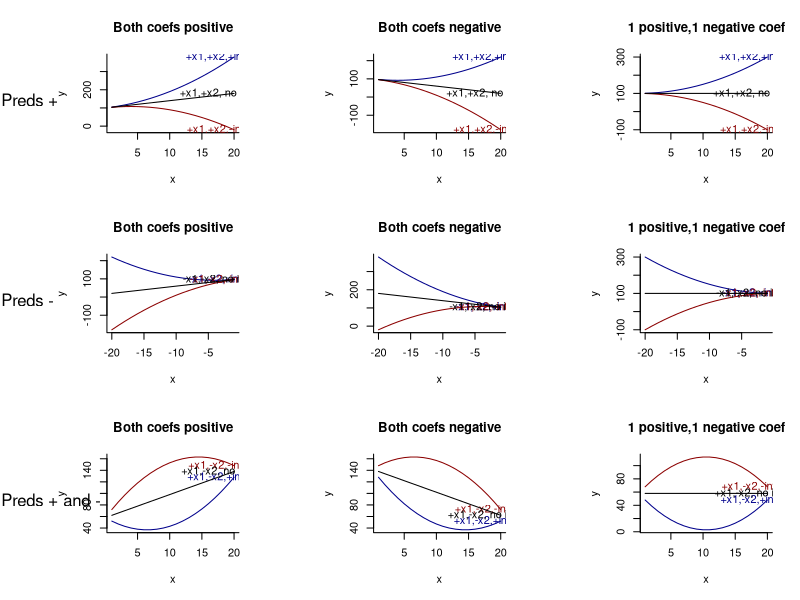

Write R code to recreate this figure.
###Figuring out how interactions work
### March 23,2021

pdf("basicinxnsplot.pdf",height = 12, width =15)
#windows()
par(mfrow=c(3,3), mar=c(5, 8, 4, 2) + 0.1)
x1<-seq(1,20,by=1)
x2<-seq(1,20, by = 1)
b1<- 2
b2<- 2
b3pos<- .5
b3neg<- -.5
int<- 100
ynoint<-int + b1*x1 + b2*x2 
ypos<-int + b1*x1 + b2*x2 + b3pos*(x1*x2)
yneg<-int + b1*x1 + b2*x2 + b3neg*(x1*x2)
plot(x1,ypos, ylim=c(min(c(ypos,yneg,ynoint)),max(c(ypos,yneg,ynoint))),xlim=range(x1),type = "l", col="darkblue",xlab="x",ylab="y", bty="l", main ="Both coefs positive")
text(x1[length(x1)]-2,ypos[length(ypos)],"+x1,+x2,+intxn", col = "darkblue")
lines(x1,yneg,col = "darkred")
text(x1[length(x1)]-2,yneg[length(yneg)],"+x1,+x2,-intxn", col = "darkred")
lines(x1,ynoint,col = "black")
text(x1[length(x1)]-2,ynoint[length(ynoint)],"+x1,+x2, no intxn", col = "black")
mtext("Preds +", side = 2,line = 8, adj = 0, padj =1, las =1)

#x1<-seq(-20,-1, by = 1)
#x2<-seq(-20,-1, by = 1)
b1<- -2
b2<- -2
b3pos<- .5
b3neg<- -.5
int<- 100
ynoint<-int + b1*x1 + b2*x2 
ypos<-int + b1*x1 + b2*x2 + b3pos*(x1*x2)
yneg<-int + b1*x1 + b2*x2 + b3neg*(x1*x2)

plot(x1,ypos, ylim=c(min(c(ypos,yneg,ynoint)),max(c(ypos,yneg,ynoint))),type = "l", col="darkblue",xlab="x",ylab="y", bty="l", main ="Both coefs negative")
text(x1[length(x1)]-2,ypos[length(ypos)],"+x1,+x2,+intxn", col = "darkblue")
lines(x1,yneg,col = "darkred")
text(x1[length(x1)]-2,yneg[length(yneg)],"+x1,+x2,-intxn", col = "darkred")
lines(x1,ynoint,col = "black")
text(x1[length(x1)]-2,ynoint[length(ynoint)],"+x1,+x2, no intxn", col = "black")


#x1<-seq(1,20,by=1)
#x2<-seq(-20,-1, by = 1)
b1<- -2
b2<- 2
b3pos<- .5
b3neg<- -.5
int<- 100
ynoint<-int + b1*x1 + b2*x2 
ypos<-int + b1*x1 + b2*x2 + b3pos*(x1*x2)
yneg<-int + b1*x1 + b2*x2 + b3neg*(x1*x2)

plot(x1,ypos, ylim=c(min(c(ypos,yneg,ynoint)),max(c(ypos,yneg,ynoint))),type = "l", col="darkblue",xlab="x",ylab="y", bty="l", main ="1 positive,1 negative coef")
text(x1[length(x1)]-2,ypos[length(ypos)],"+x1,+x2,+intxn", col = "darkblue")
lines(x1,yneg,col = "darkred")
text(x1[length(x1)]-2,yneg[length(yneg)],"+x1,+x2,-intxn", col = "darkred")
lines(x1,ynoint,col = "black")
text(x1[length(x1)]-2,ynoint[length(ynoint)],"+x1,+x2, no intxn", col = "black")

#now with two negative predictors
x1<-seq(-20,-1, by = 1)
x2<-seq(-20,-1, by = 1)

b1<- 2
b2<- 2
b3pos<- .5
b3neg<- -.5
int<- 100
ynoint<-int + b1*x1 + b2*x2 
ypos<-int + b1*x1 + b2*x2 + b3pos*(x1*x2)
yneg<-int + b1*x1 + b2*x2 + b3neg*(x1*x2)
plot(x1,ypos, ylim=c(min(c(ypos,yneg,ynoint)),max(c(ypos,yneg,ynoint))),xlim=range(x1),type = "l", col="darkblue",xlab="x",ylab="y", bty="l", main ="Both coefs positive")
text(x1[length(x1)]-2,ypos[length(ypos)],"-x1,-x2,+intxn", col = "darkblue")
lines(x1,yneg,col = "darkred")
text(x1[length(x1)]-2,yneg[length(yneg)],"-x1,-x2,-intxn", col = "darkred")
lines(x1,ynoint,col = "black")
text(x1[length(x1)]-2,ynoint[length(ynoint)],"-x1,-x2, no intxn", col = "black")
mtext("Preds -", side = 2,line = 8, adj = 0, padj =1, las =1)


b1<- -2
b2<- -2
b3pos<- .5
b3neg<- -.5
int<- 100
ynoint<-int + b1*x1 + b2*x2 
ypos<-int + b1*x1 + b2*x2 + b3pos*(x1*x2)
yneg<-int + b1*x1 + b2*x2 + b3neg*(x1*x2)

plot(x1,ypos, ylim=c(min(c(ypos,yneg,ynoint)),max(c(ypos,yneg,ynoint))),type = "l", col="darkblue",xlab="x",ylab="y", bty="l", main ="Both coefs negative")
text(x1[length(x1)]-2,ypos[length(ypos)],"-x1,-x2,+intxn", col = "darkblue")
lines(x1,yneg,col = "darkred")
text(x1[length(x1)]-2,yneg[length(yneg)],"-x1,-x2,-intxn", col = "darkred")
lines(x1,ynoint,col = "black")
text(x1[length(x1)]-2,ynoint[length(ynoint)],"-x1,-x2, no intxn", col = "black")

b1<- -2
b2<- 2
b3pos<- .5
b3neg<- -.5
int<- 100
ynoint<-int + b1*x1 + b2*x2 
ypos<-int + b1*x1 + b2*x2 + b3pos*(x1*x2)
yneg<-int + b1*x1 + b2*x2 + b3neg*(x1*x2)

plot(x1,ypos, ylim=c(min(c(ypos,yneg,ynoint)),max(c(ypos,yneg,ynoint))),type = "l", col="darkblue",xlab="x",ylab="y", bty="l", main ="1 positive,1 negative coef")
text(x1[length(x1)]-2,ypos[length(ypos)],"-x1,-x2,+intxn", col = "darkblue")
lines(x1,yneg,col = "darkred")
text(x1[length(x1)]-2,yneg[length(yneg)],"-x1,-x2,-intxn", col = "darkred")
lines(x1,ynoint,col = "black")
text(x1[length(x1)]-2,ynoint[length(ynoint)],"-x1,-x2, no intxn", col = "black")

#one negative one positive predictor
x1<-seq(1,20,by=1)
x2<-seq(-20,-1, by = 1)
b1<- 2
b2<- 2
b3pos<- .5
b3neg<- -.5
int<- 100
ynoint<-int + b1*x1 + b2*x2 
ypos<-int + b1*x1 + b2*x2 + b3pos*(x1*x2)
yneg<-int + b1*x1 + b2*x2 + b3neg*(x1*x2)
plot(x1,ypos, ylim=c(min(c(ypos,yneg,ynoint)),max(c(ypos,yneg,ynoint))),xlim=range(x1),type = "l", col="darkblue",xlab="x",ylab="y", bty="l", main ="Both coefs positive")
text(x1[length(x1)]-2,ypos[length(ypos)],"+x1,-x2,+intxn", col = "darkblue")
lines(x1,yneg,col = "darkred")
text(x1[length(x1)]-2,yneg[length(yneg)],"+x1,-x2,-intxn", col = "darkred")
lines(x1,ynoint,col = "black")
text(x1[length(x1)]-2,ynoint[length(ynoint)],"+x1,-x2, no intxn", col = "black")
mtext("Preds + and -", side = 2,line = 8, adj = 0, padj =1, las =1)


b1<- -2
b2<- -2
b3pos<- .5
b3neg<- -.5
int<- 100
ynoint<-int + b1*x1 + b2*x2 
ypos<-int + b1*x1 + b2*x2 + b3pos*(x1*x2)
yneg<-int + b1*x1 + b2*x2 + b3neg*(x1*x2)

plot(x1,ypos, ylim=c(min(c(ypos,yneg,ynoint)),max(c(ypos,yneg,ynoint))),type = "l", col="darkblue",xlab="x",ylab="y", bty="l", main ="Both coefs negative")
text(x1[length(x1)]-2,ypos[length(ypos)],"+x1,-x2,+intxn", col = "darkblue")
lines(x1,yneg,col = "darkred")
text(x1[length(x1)]-2,yneg[length(yneg)],"+x1,-x2,-intxn", col = "darkred")
lines(x1,ynoint,col = "black")
text(x1[length(x1)]-2,ynoint[length(ynoint)],"+x1,-x2, no intxn", col = "black")



b1<- -2
b2<- 2
b3pos<- .5
b3neg<- -.5
int<- 100
ynoint<-int + b1*x1 + b2*x2 
ypos<-int + b1*x1 + b2*x2 + b3pos*(x1*x2)
yneg<-int + b1*x1 + b2*x2 + b3neg*(x1*x2)

plot(x1,ypos, ylim=c(min(c(ypos,yneg,ynoint)),max(c(ypos,yneg,ynoint))),type = "l", col="darkblue",xlab="x",ylab="y", bty="l", main ="1 positive,1 negative coef")
text(x1[length(x1)]-2,ypos[length(ypos)],"+x1,-x2,+intxn", col = "darkblue")
lines(x1,yneg,col = "darkred")
text(x1[length(x1)]-2,yneg[length(yneg)],"+x1,-x2,-intxn", col = "darkred")
lines(x1,ynoint,col = "black")
text(x1[length(x1)]-2,ynoint[length(ynoint)],"+x1,-x2, no intxn", col = "black")
